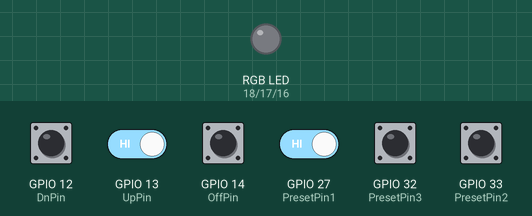
This sketch was run on a simulated ESP32. On the bench: an RGB LED mixed from three pins (HIGH = lit). The test bench sets the inputs (shaded band); at power-on: GPIO 12 (DnPin), GPIO 13 (UpPin), GPIO 14 (OffPin), GPIO 27 (PresetPin1), GPIO 32 (PresetPin3), GPIO 33 (PresetPin2) HIGH. Dim RGB values are drawn brighter than linear; what the sketch prints to the serial monitor is not drawn.

Above: at 1.2 s.
1.3 s: GPIO 13 (UpPin) driven LOW and GPIO 27 (PresetPin1) driven LOW
At 2.11 s:
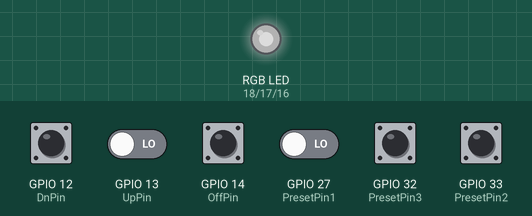
At 3.01 s:
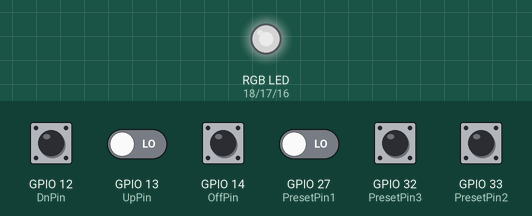
4.3 s: GPIO 32 (PresetPin3) pulled LOW for 1 s
7.3 s: GPIO 33 (PresetPin2) pulled LOW for 0.15 s
At 7.9 s:
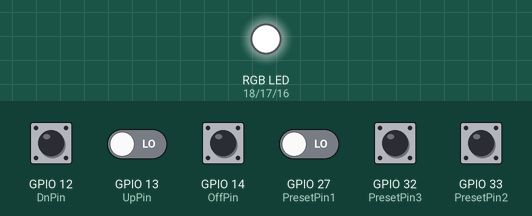
8.9 s: GPIO 12 (DnPin) pulled LOW for 0.15 s
At 10.1 s:
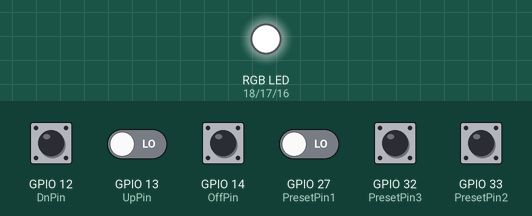
10.5 s: GPIO 14 (OffPin) pulled LOW for 0.15 s
13.5 s: GPIO 32 (PresetPin3) pulled LOW for 0.15 s
Timing chart, 0 to 16.4 s (numbered marks = the images above; inputs shaded):
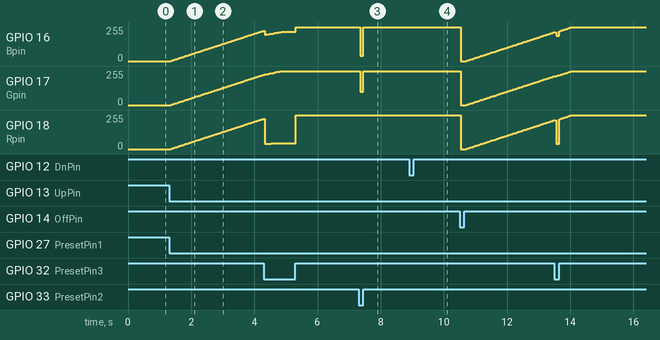

Measured:
- after the input at 1.3 s, GPIO 16 (Bpin), GPIO 17 (Gpin), GPIO 18 (Rpin): moves from 0/255 to 227/255 over 2.9 s, starting after 0.05 s
- after the input at 7.3 s, GPIO 16 (Bpin): 255/255 → 40/255 after 0.05 s, → 255/255 0.10 s later; GPIO 17 (Gpin): 255/255 → 100/255 after 0.05 s, → 255/255 0.10 s later
- after the input at 8.9 s, GPIO 16 (Bpin), GPIO 17 (Gpin), GPIO 18 (Rpin): 255/255 → 253/255 after 0.05 s, → 255/255 0.13 s later

The sketch:

Sketch.ino
```cpp
int Rpin = 18;
int Gpin = 17;
int Bpin = 16;

int UpPin = 13;
int DnPin = 12;
int OffPin =14;

int PresetPin1 = 27;
int PresetPin2 = 33;
int PresetPin3 = 32;

int brightness = 0;
int R = 0;
int G = 0;
int B = 0;

int message = 0;

int buttonPressDetect(int pin) {
  for(int i = 0; i < 20; i++) {
    delay(1);
    if (touchRead(pin) > 15)
      return 0;
  }
  return 1;
}

void setup() {
  Serial.begin(115200);
  Serial.println("init finished");
}


void loop() {
  if(touchRead(UpPin) < 15 && brightness < 100) {
    brightness += 1;
  }

  if(touchRead(DnPin) < 15 && brightness > 0) {
    brightness -= 1;
  }

  if(buttonPressDetect(OffPin)){
    if(brightness != 0) {
      brightness = 0;
    } else {
      brightness = 30;
    }
    analogWrite(Rpin, R*brightness/100);
    analogWrite(Gpin, G*brightness/100);
    analogWrite(Bpin, B*brightness/100);
    while (touchRead(OffPin) < 15) {
      delay(5);
    }
  }

  if(buttonPressDetect(PresetPin1)) {
    R = 256;
    G = 256;
    B = 256;
  }
  if(buttonPressDetect(PresetPin2)) {
    R = 256;
    G = 100;
    B = 40;
  }
  if(buttonPressDetect(PresetPin3)) {
    R = 45;
    G = 256;
    B = 220;
  }

  analogWrite(Rpin, R*brightness/100);
  analogWrite(Gpin, G*brightness/100);
  analogWrite(Bpin, B*brightness/100);

  Serial.println(touchRead(DnPin));

  delay(10);
}
```
